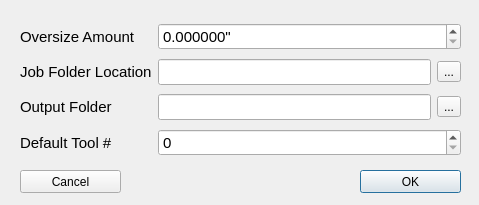
<?xml version="1.0" encoding="UTF-8"?>
<ui version="4.0">
 <class>Dialog</class>
 <widget class="QDialog" name="Dialog">
  <property name="geometry">
   <rect>
    <x>0</x>
    <y>0</y>
    <width>479</width>
    <height>205</height>
   </rect>
  </property>
  <property name="windowTitle">
   <string>Configure Application</string>
  </property>
  <widget class="QPushButton" name="saveButton">
   <property name="geometry">
    <rect>
     <x>360</x>
     <y>170</y>
     <width>101</width>
     <height>23</height>
    </rect>
   </property>
   <property name="text">
    <string>OK</string>
   </property>
  </widget>
  <widget class="QPushButton" name="cancelButton">
   <property name="geometry">
    <rect>
     <x>20</x>
     <y>170</y>
     <width>101</width>
     <height>23</height>
    </rect>
   </property>
   <property name="text">
    <string>Cancel</string>
   </property>
  </widget>
  <widget class="QWidget" name="formLayoutWidget">
   <property name="geometry">
    <rect>
     <x>20</x>
     <y>20</y>
     <width>441</width>
     <height>141</height>
    </rect>
   </property>
   <layout class="QGridLayout" name="gridLayout">
    <item row="2" column="2">
     <widget class="QToolButton" name="outputButton">
      <property name="text">
       <string>...</string>
      </property>
     </widget>
    </item>
    <item row="1" column="2">
     <widget class="QToolButton" name="listsButton">
      <property name="text">
       <string>...</string>
      </property>
     </widget>
    </item>
    <item row="1" column="1">
     <widget class="QLineEdit" name="listsEdit">
      <property name="font">
       <font>
        <family>Arial</family>
        <pointsize>11</pointsize>
       </font>
      </property>
     </widget>
    </item>
    <item row="2" column="1">
     <widget class="QLineEdit" name="outputEdit">
      <property name="font">
       <font>
        <family>Arial</family>
        <pointsize>11</pointsize>
       </font>
      </property>
     </widget>
    </item>
    <item row="1" column="0">
     <widget class="QLabel" name="label_2">
      <property name="font">
       <font>
        <family>Arial</family>
        <pointsize>11</pointsize>
       </font>
      </property>
      <property name="text">
       <string>Job Folder Location</string>
      </property>
     </widget>
    </item>
    <item row="2" column="0">
     <widget class="QLabel" name="label_3">
      <property name="font">
       <font>
        <family>Arial</family>
        <pointsize>11</pointsize>
       </font>
      </property>
      <property name="text">
       <string>Output Folder</string>
      </property>
     </widget>
    </item>
    <item row="0" column="0">
     <widget class="QLabel" name="label">
      <property name="font">
       <font>
        <family>Arial</family>
        <pointsize>11</pointsize>
       </font>
      </property>
      <property name="text">
       <string>Oversize Amount</string>
      </property>
     </widget>
    </item>
    <item row="0" column="1" colspan="2">
     <widget class="QDoubleSpinBox" name="oversizeBox">
      <property name="font">
       <font>
        <family>Arial</family>
        <pointsize>11</pointsize>
       </font>
      </property>
      <property name="suffix">
       <string>&quot;</string>
      </property>
      <property name="decimals">
       <number>6</number>
      </property>
      <property name="singleStep">
       <double>0.015625000000000</double>
      </property>
     </widget>
    </item>
    <item row="3" column="0">
     <widget class="QLabel" name="label_4">
      <property name="font">
       <font>
        <family>Arial</family>
        <pointsize>11</pointsize>
       </font>
      </property>
      <property name="text">
       <string>Default Tool #</string>
      </property>
     </widget>
    </item>
    <item row="3" column="1" colspan="2">
     <widget class="QSpinBox" name="toolNumBox">
      <property name="font">
       <font>
        <family>Arial</family>
        <pointsize>11</pointsize>
       </font>
      </property>
     </widget>
    </item>
   </layout>
  </widget>
 </widget>
 <resources/>
 <connections/>
</ui>
